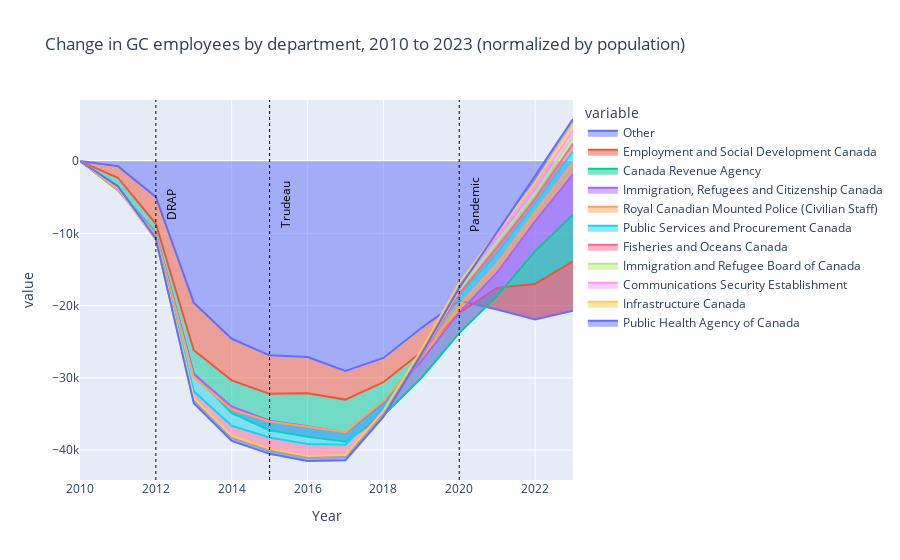

The notebook cell this image was saved under:
### Code cell
"""Change in GC employees over time by department, normalized to population"""

df = dfs["dept_pop_norm"]
df = df.drop(columns=['Universe'])

df_scaled = df.copy()
emp_2010 = df[df['Year'] == 2010]
emp_2010 = emp_2010.drop(columns=['Year']).set_index('Departments and Agencies')
df_scaled = df_scaled.merge(emp_2010, on='Departments and Agencies', how='left', suffixes=('', '_2010'))
df_scaled["Employees"] = df_scaled["Employees"] - df_scaled["Employees_2010"]

df_scaled = df_scaled.drop(columns=['Employees_2010'])

max_y = df_scaled["Employees"].max()
min_y = df_scaled["Employees"].min()

top_depts = df_scaled.query("Year == 2023").groupby(['Departments and Agencies']).sum().sort_values(by=['Employees'], ascending=False).head(10).index.tolist()

df = df_scaled
# group all but the top 10 departments into "other"
df["Departments and Agencies"] = df["Departments and Agencies"].apply(lambda x: x if x in top_depts else "Other")

# group by year and department
df = df.groupby(['Year', 'Departments and Agencies']).sum().reset_index()

# pivot to wide format
df = df.pivot(index='Year', columns='Departments and Agencies', values='Employees').reset_index()

# plot with plotly
import plotly.express as px

fig = px.area(df, x="Year", y=["Other"] + top_depts, title='Change in GC employees by department, 2010 to 2023 (normalized by population)')

# Add vertical lines for Trudeau, DRAP and Pandemic
for year, label in zip([2015, 2012, 2020], ['Trudeau', 'DRAP', 'Pandemic']):
    fig.add_vline(x=year, line_width=1, line_dash="dot", line_color="black")
    # Rotate label 90 degrees
    fig.add_annotation(
        x=year,
        y=-6000,
        text=label,
        showarrow=False,
        textangle=-90,
        xanchor="left",
        xshift=5,
        font=dict(
            size=12,
            color="black"
        )
    )

fig.show()

### Figure 1 — Plotly figure (JSON) as saved in the notebook; plotly's stock layout.template omitted (floating-point values rounded to 4 significant figures)
{"data": [{"fillpattern": {"shape": ""}, "hovertemplate": "variable=Other<br>Year=%{x}<br>value=%{y}<extra></extra>", "legendgroup": "Other", "line": {"color": "#636efa"}, "marker": {"symbol": "circle"}, "mode": "lines", "name": "Other", "orientation": "v", "showlegend": true, "stackgroup": "1", "type": "scatter", "x": [2010, 2011, 2012, 2013, 2014, 2015, 2016, 2017, 2018, 2019, 2020, 2021, 2022, 2023], "xaxis": "x", "y": [0, -717.5, -4956.0, -19600.0, -24600.0, -26890.0, -27120.0, -29060.0, -27260.0, -23120.0, -19330.0, -20540.0, -21940.0, -20700.0], "yaxis": "y"}, {"fillpattern": {"shape": ""}, "hovertemplate": "variable=Employment and Social Development Canada<br>Year=%{x}<br>value=%{y}<extra></extra>", "legendgroup": "Employment and Social Development Canada", "line": {"color": "#EF553B"}, "marker": {"symbol": "circle"}, "mode": "lines", "name": "Employment and Social Development Canada", "orientation": "v", "showlegend": true, "stackgroup": "1", "type": "scatter", "x": [2010, 2011, 2012, 2013, 2014, 2015, 2016, 2017, 2018, 2019, 2020, 2021, 2022, 2023], "xaxis": "x", "y": [0, -1584.0, -3715.0, -6579.0, -5759.0, -5330.0, -5008.0, -3956.0, -3349.0, -3310.0, -1674.0, 3012.0, 4934.0, 6819.0], "yaxis": "y"}, {"fillpattern": {"shape": ""}, "hovertemplate": "variable=Canada Revenue Agency<br>Year=%{x}<br>value=%{y}<extra></extra>", "legendgroup": "Canada Revenue Agency", "line": {"color": "#00cc96"}, "marker": {"symbol": "circle"}, "mode": "lines", "name": "Canada Revenue Agency", "orientation": "v", "showlegend": true, "stackgroup": "1", "type": "scatter", "x": [2010, 2011, 2012, 2013, 2014, 2015, 2016, 2017, 2018, 2019, 2020, 2021, 2022, 2023], "xaxis": "x", "y": [0, -1758.0, -1408.0, -3222.0, -4549.0, -5048.0, -6046.0, -5829.0, -4602.0, -3598.0, -2808.0, -1117.0, 4523.0, 6489.0], "yaxis": "y"}, {"fillpattern": {"shape": ""}, "hovertemplate": "variable=Immigration, Refugees and Citizenship Canada<br>Year=%{x}<br>value=%{y}<extra></extra>", "legendgroup": "Immigration, Refugees and Citizenship Canada", "line": {"color": "#ab63fa"}, "marker": {"symbol": "circle"}, "mode": "lines", "name": "Immigration, Refugees and Citizenship Canada", "orientation": "v", "showlegend": true, "stackgroup": "1", "type": "scatter", "x": [2010, 2011, 2012, 2013, 2014, 2015, 2016, 2017, 2018, 2019, 2020, 2021, 2022, 2023], "xaxis": "x", "y": [0, 196.9, 163.8, -50.36, 937.8, 1332.0, 1449.0, 1257.0, 1654.0, 2344.0, 2874.0, 3229.0, 4154.0, 5572.0], "yaxis": "y"}, {"fillpattern": {"shape": ""}, "hovertemplate": "variable=Royal Canadian Mounted Police (Civilian Staff)<br>Year=%{x}<br>value=%{y}<extra></extra>", "legendgroup": "Royal Canadian Mounted Police (Civilian Staff)", "line": {"color": "#FFA15A"}, "marker": {"symbol": "circle"}, "mode": "lines", "name": "Royal Canadian Mounted Police (Civilian Staff)", "orientation": "v", "showlegend": true, "stackgroup": "1", "type": "scatter", "x": [2010, 2011, 2012, 2013, 2014, 2015, 2016, 2017, 2018, 2019, 2020, 2021, 2022, 2023], "xaxis": "x", "y": [0, -161.0, -165.2, -461.7, -427.7, -116.9, -64.1, 71.41, 382.4, 575.0, 950.4, 1238.0, 1302.0, 1655.0], "yaxis": "y"}, {"fillpattern": {"shape": ""}, "hovertemplate": "variable=Public Services and Procurement Canada<br>Year=%{x}<br>value=%{y}<extra></extra>", "legendgroup": "Public Services and Procurement Canada", "line": {"color": "#19d3f3"}, "marker": {"symbol": "circle"}, "mode": "lines", "name": "Public Services and Procurement Canada", "orientation": "v", "showlegend": true, "stackgroup": "1", "type": "scatter", "x": [2010, 2011, 2012, 2013, 2014, 2015, 2016, 2017, 2018, 2019, 2020, 2021, 2022, 2023], "xaxis": "x", "y": [0, 510.2, -336.8, -1966.0, -2251.0, -2218.0, -2385.0, -1754.0, -924.9, 446.1, 1423.0, 1427.0, 1189.0, 1516.0], "yaxis": "y"}, {"fillpattern": {"shape": ""}, "hovertemplate": "variable=Fisheries and Oceans Canada<br>Year=%{x}<br>value=%{y}<extra></extra>", "legendgroup": "Fisheries and Oceans Canada", "line": {"color": "#FF6692"}, "marker": {"symbol": "circle"}, "mode": "lines", "name": "Fisheries and Oceans Canada", "orientation": "v", "showlegend": true, "stackgroup": "1", "type": "scatter", "x": [2010, 2011, 2012, 2013, 2014, 2015, 2016, 2017, 2018, 2019, 2020, 2021, 2022, 2023], "xaxis": "x", "y": [0, -258.8, -456.3, -1180.0, -1599.0, -1766.0, -1838.0, -1650.0, -955.7, -411.6, 198.9, 847.7, 605.2, 1075.0], "yaxis": "y"}, {"fillpattern": {"shape": ""}, "hovertemplate": "variable=Immigration and Refugee Board of Canada<br>Year=%{x}<br>value=%{y}<extra></extra>", "legendgroup": "Immigration and Refugee Board of Canada", "line": {"color": "#B6E880"}, "marker": {"symbol": "circle"}, "mode": "lines", "name": "Immigration and Refugee Board of Canada", "orientation": "v", "showlegend": true, "stackgroup": "1", "type": "scatter", "x": [2010, 2011, 2012, 2013, 2014, 2015, 2016, 2017, 2018, 2019, 2020, 2021, 2022, 2023], "xaxis": "x", "y": [0, 69.83, 40.63, 4.37, -54.34, -89.03, -82.02, -39.7, -2.225, 277.0, 565.6, 771.1, 839.2, 942.4], "yaxis": "y"}, {"fillpattern": {"shape": ""}, "hovertemplate": "variable=Communications Security Establishment<br>Year=%{x}<br>value=%{y}<extra></extra>", "legendgroup": "Communications Security Establishment", "line": {"color": "#FF97FF"}, "marker": {"symbol": "circle"}, "mode": "lines", "name": "Communications Security Establishment", "orientation": "v", "showlegend": true, "stackgroup": "1", "type": "scatter", "x": [2010, 2011, 2012, 2013, 2014, 2015, 2016, 2017, 2018, 2019, 2020, 2021, 2022, 2023], "xaxis": "x", "y": [0, 101.3, 193.0, 259.5, 332.1, 313.7, 283.3, 301.2, 410.9, 548.0, 718.1, 888.0, 870.8, 910.2], "yaxis": "y"}, {"fillpattern": {"shape": ""}, "hovertemplate": "variable=Infrastructure Canada<br>Year=%{x}<br>value=%{y}<extra></extra>", "legendgroup": "Infrastructure Canada", "line": {"color": "#FECB52"}, "marker": {"symbol": "circle"}, "mode": "lines", "name": "Infrastructure Canada", "orientation": "v", "showlegend": true, "stackgroup": "1", "type": "scatter", "x": [2010, 2011, 2012, 2013, 2014, 2015, 2016, 2017, 2018, 2019, 2020, 2021, 2022, 2023], "xaxis": "x", "y": [0, 37.48, 8.983, -33.42, -55.52, 5.289, -1.571, -26.2, 35.35, 131.8, 221.8, 289.4, 574.4, 805.0], "yaxis": "y"}, {"fillpattern": {"shape": ""}, "hovertemplate": "variable=Public Health Agency of Canada<br>Year=%{x}<br>value=%{y}<extra></extra>", "legendgroup": "Public Health Agency of Canada", "line": {"color": "#636efa"}, "marker": {"symbol": "circle"}, "mode": "lines", "name": "Public Health Agency of Canada", "orientation": "v", "showlegend": true, "stackgroup": "1", "type": "scatter", "x": [2010, 2011, 2012, 2013, 2014, 2015, 2016, 2017, 2018, 2019, 2020, 2021, 2022, 2023], "xaxis": "x", "y": [0, 69.66, -77.04, -703.2, -712.0, -717.2, -707.3, -723.5, -822.2, -653.4, -699.7, 112.5, 896.9, 746.5], "yaxis": "y"}], "layout": {"annotations": [{"font": {"color": "black", "size": 12}, "showarrow": false, "text": "Trudeau", "textangle": -90, "x": 2015, "xanchor": "left", "xshift": 5, "y": -6000}, {"font": {"color": "black", "size": 12}, "showarrow": false, "text": "DRAP", "textangle": -90, "x": 2012, "xanchor": "left", "xshift": 5, "y": -6000}, {"font": {"color": "black", "size": 12}, "showarrow": false, "text": "Pandemic", "textangle": -90, "x": 2020, "xanchor": "left", "xshift": 5, "y": -6000}], "legend": {"title": {"text": "variable"}, "tracegroupgap": 0}, "shapes": [{"line": {"color": "black", "dash": "dot", "width": 1}, "type": "line", "x0": 2015, "x1": 2015, "xref": "x", "y0": 0, "y1": 1, "yref": "y domain"}, {"line": {"color": "black", "dash": "dot", "width": 1}, "type": "line", "x0": 2012, "x1": 2012, "xref": "x", "y0": 0, "y1": 1, "yref": "y domain"}, {"line": {"color": "black", "dash": "dot", "width": 1}, "type": "line", "x0": 2020, "x1": 2020, "xref": "x", "y0": 0, "y1": 1, "yref": "y domain"}], "title": {"text": "Change in GC employees by department, 2010 to 2023 (normalized by population)"}, "xaxis": {"anchor": "y", "domain": [0, 1], "title": {"text": "Year"}}, "yaxis": {"anchor": "x", "domain": [0, 1], "title": {"text": "value"}}}}
